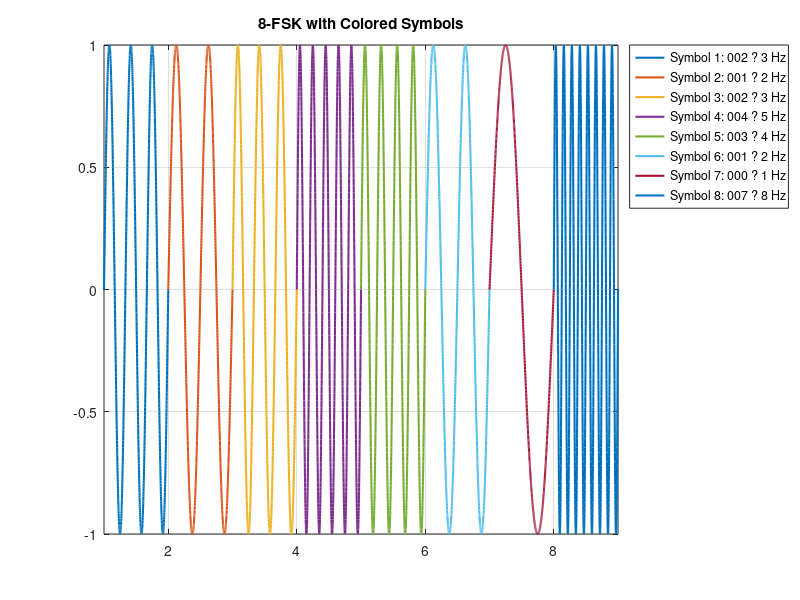

The MATLAB source for this figure:
close all;
clc;
x=[0 1 0 0 0 1 0 1 0 1 0 0 0 1 1 0 0 1 0 0 0 1 1 1]; % 24-bit

symbols = reshape(x,3,[])';
nx=size(symbols,1);

colors = lines(nx);
labels = cell(nx,1); 

i=1;
while i<=nx
    
    t = i:0.001:i+1;
    val = symbols(i,1)*4 + symbols(i,2)*2 + symbols(i,3);
    
    f = val + 1;
    fsk = sin(2*pi*f*t);
    
    plot(t,fsk,'Color',colors(i,:),'LineWidth',1.5);
    hold on;
    grid on;
    
    labels{i} = sprintf('Symbol %d: %03d ? %d Hz', i, val, f);
    
    i=i+1;
end

axis([1 nx+1 -1 1]);
title('8-FSK with Colored Symbols')
legend(labels,'Location','northeastoutside');
